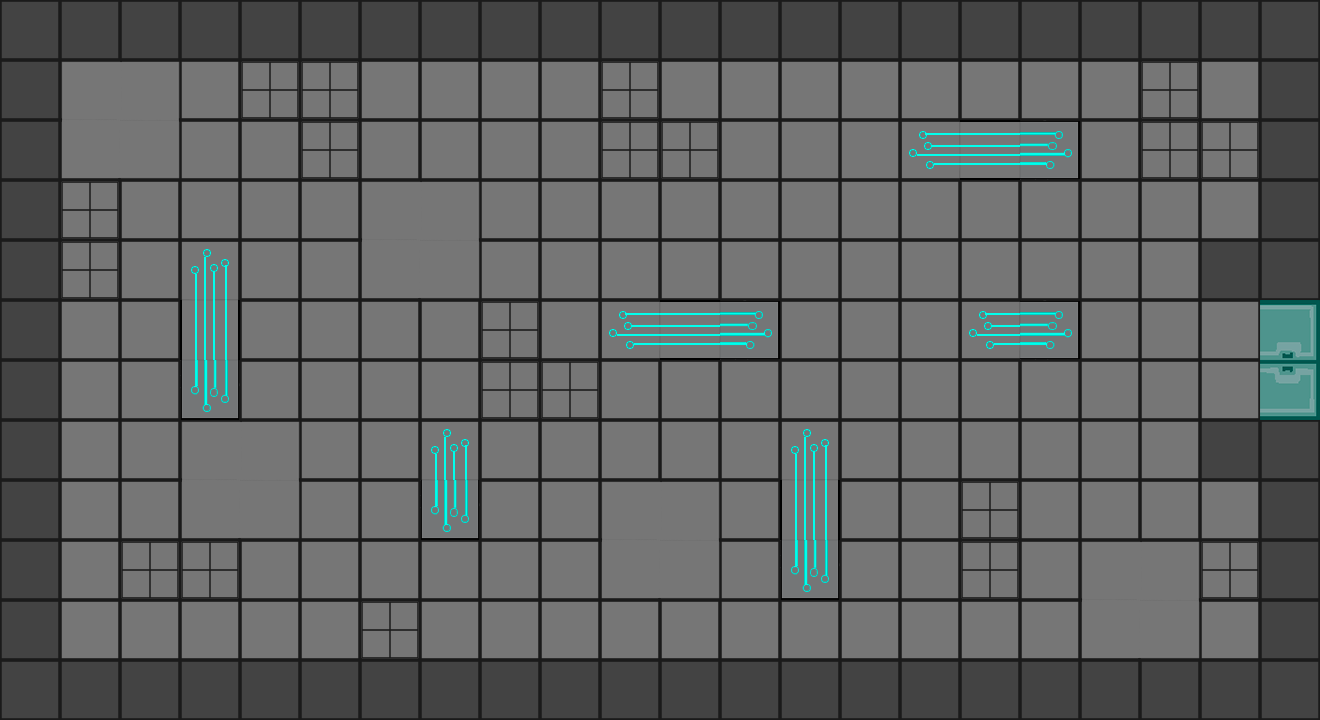

A level layout from a 2D game, rendered from its tile map. Below: a short description, then the map file with its tile-grid data intact:
An orthogonal 22x12 tile map with 60x60 px tiles, 1 tile layer (Capa de Patrones 1) and 15 objects.

<map version="1.2" tiledversion="1.2.2" orientation="orthogonal" renderorder="right-up" width="22" height="12" tilewidth="60" tileheight="60" infinite="0" nextlayerid="6" nextobjectid="16">
 <tileset firstgid="1" name="AssetsTiles" tilewidth="60" tileheight="60" tilecount="216" columns="18">
  <image source="AssetsTiles.png" width="1080" height="720" />
 </tileset>
 <layer id="1" name="Capa de Patrones 1" width="22" height="12">
  <data encoding="csv">
38,38,38,38,38,38,38,38,38,38,38,38,38,38,38,38,38,38,38,38,38,38,
38,57,58,37,93,93,37,37,37,37,93,37,37,37,37,37,37,37,37,93,37,38,
38,75,76,37,37,93,37,37,37,37,93,93,37,37,37,1610612791,1610612809,1610612827,37,93,93,38,
38,93,37,37,37,37,57,58,37,37,37,37,37,37,37,37,37,37,37,37,37,38,
38,93,37,55,37,37,75,76,37,37,37,37,37,37,37,37,37,37,37,37,38,38,
38,37,37,73,37,37,37,37,93,37,1610612791,1610612809,1610612827,37,37,37,1610612791,1610612827,37,37,37,2,
38,37,37,91,37,37,37,37,93,93,37,37,37,37,37,37,37,37,37,37,37,20,
38,37,37,57,58,37,37,55,37,37,37,37,37,55,37,37,37,37,37,37,38,38,
38,37,37,75,76,37,37,91,37,37,57,58,37,73,37,37,93,37,37,37,37,38,
38,37,93,93,37,37,37,37,37,37,75,76,37,91,37,37,93,37,57,58,93,38,
38,37,37,37,37,37,93,37,37,37,37,37,37,37,37,37,37,37,75,76,37,38,
38,38,38,38,38,38,38,38,38,38,38,38,38,38,38,38,38,38,38,38,38,38
</data>
 </layer>
 <objectgroup id="3" name="Paredes">
  <object id="1" x="0" y="0" width="1320" height="60" />
  <object id="2" x="1260" y="60" width="60" height="240" />
  <object id="3" x="1200" y="240" width="60" height="60" />
  <object id="4" x="1200" y="420" width="120" height="60" />
  <object id="5" x="1260" y="480" width="60" height="240" />
  <object id="6" x="0" y="660" width="1260" height="60" />
  <object id="7" x="0" y="60" width="60" height="600" />
 </objectgroup>
 <objectgroup id="4" name="Puertas">
  <object id="8" x="1260" y="300" width="60" height="120" />
 </objectgroup>
 <objectgroup id="5" name="Piso Resbala">
  <object id="9" x="180" y="240" width="60" height="180" />
  <object id="10" x="420" y="420" width="60" height="120" />
  <object id="11" x="600" y="300" width="120" height="60" />
  <object id="12" x="720" y="300" width="60" height="60" />
  <object id="13" x="960" y="300" width="120" height="60" />
  <object id="14" x="900" y="120" width="180" height="60" />
  <object id="15" x="780" y="420" width="60" height="180" />
 </objectgroup>
</map>
